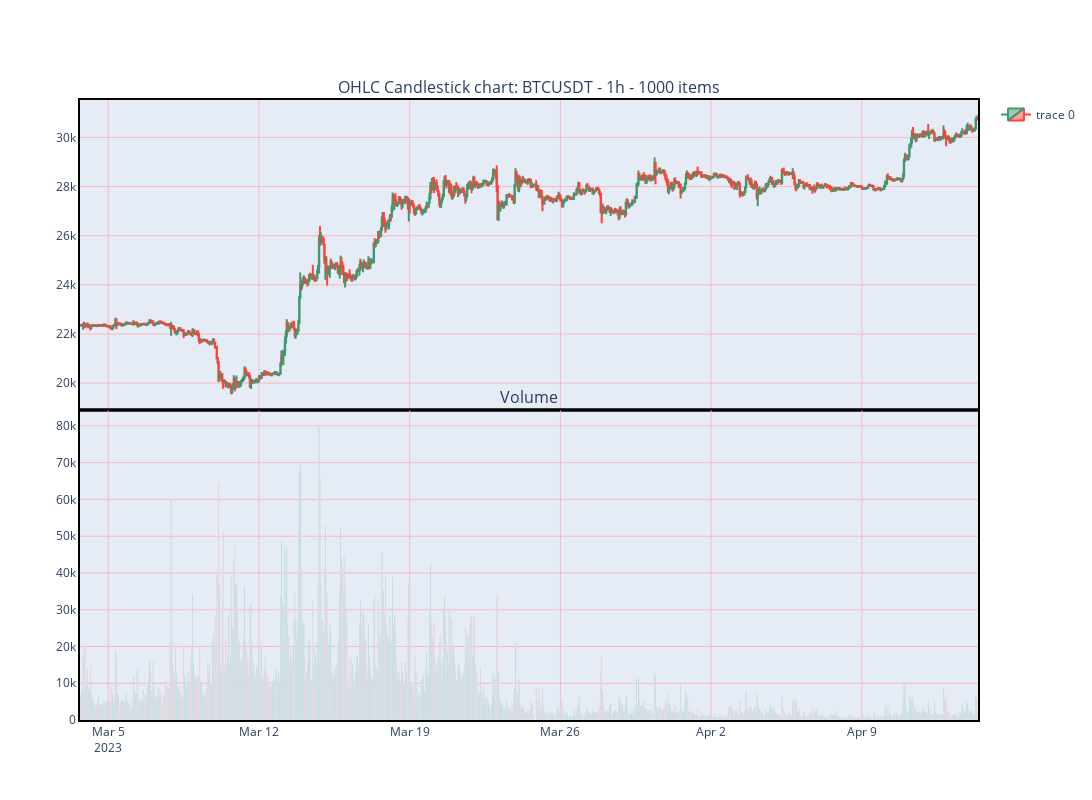

The notebook cell saved with this chart:
### Code cell
param = f"?symbol={pair}&interval={interval}&limit={limit}"
data = OHLC_Candlestick_chart(pair, interval, limit)

### Figure 1 — Plotly figure (JSON) as saved in the notebook; plotly's stock layout.template omitted (floating-point values rounded to 4 significant figures; data arrays with more than 128 entries replaced by an {"elided": "..."} marker saying what was removed)
{"data": [{"close": {"elided": "1000 float values"}, "high": {"elided": "1000 float values"}, "low": {"elided": "1000 float values"}, "open": {"elided": "1000 float values"}, "type": "candlestick", "x": {"elided": "1000 str values"}, "xaxis": "x", "yaxis": "y"}, {"marker": {"color": {"elided": "1000 str values"}}, "showlegend": false, "type": "bar", "x": {"elided": "1000 str values"}, "xaxis": "x2", "y": {"elided": "1000 float values"}, "yaxis": "y2"}], "layout": {"annotations": [{"font": {"size": 16}, "showarrow": false, "text": "OHLC Candlestick chart: BTCUSDT - 1h - 1000 items", "x": 0.5, "xanchor": "center", "xref": "paper", "y": 1, "yanchor": "bottom", "yref": "paper"}, {"font": {"size": 16}, "showarrow": false, "text": "Volume", "x": 0.5, "xanchor": "center", "xref": "paper", "y": 0.4995, "yanchor": "bottom", "yref": "paper"}], "height": 800, "width": 1500, "xaxis": {"anchor": "y", "domain": [0, 1], "gridcolor": "LightPink", "gridwidth": 1, "linecolor": "black", "linewidth": 2, "matches": "x2", "mirror": true, "rangeslider": {"visible": false}, "showgrid": true, "showline": true, "showticklabels": false}, "xaxis2": {"anchor": "y2", "domain": [0, 1], "gridcolor": "LightPink", "gridwidth": 1, "linecolor": "black", "linewidth": 2, "mirror": true, "showgrid": true, "showline": true}, "yaxis": {"anchor": "x", "domain": [0.5005, 1], "fixedrange": false, "gridcolor": "LightPink", "gridwidth": 1, "linecolor": "black", "linewidth": 2, "mirror": true, "showgrid": true, "showline": true}, "yaxis2": {"anchor": "x2", "domain": [0, 0.4995], "fixedrange": false, "gridcolor": "LightPink", "gridwidth": 1, "linecolor": "black", "linewidth": 2, "mirror": true, "showgrid": true, "showline": true}}}
